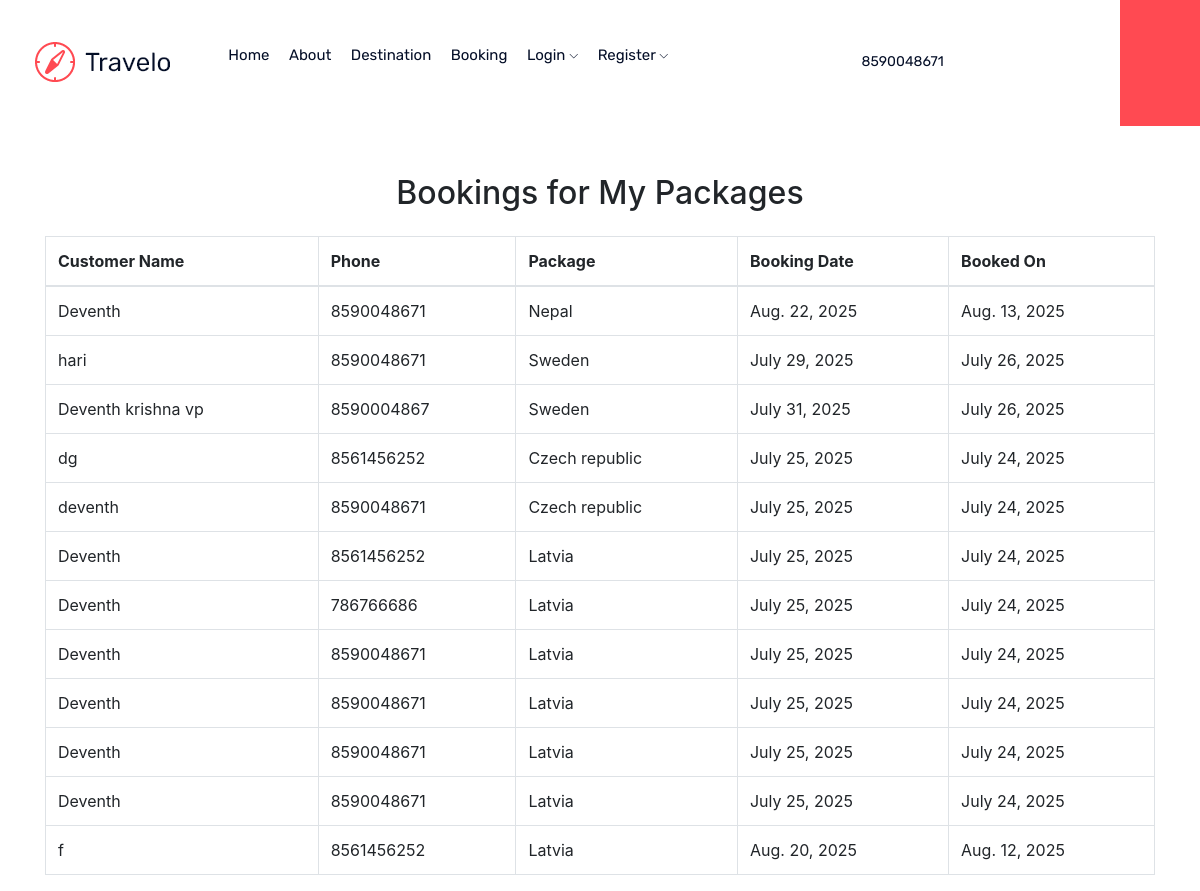
Page /vendor/bookings/ (signed in) on the committed database.
### trip/models.py (models this page shows, shortened)
class Booking(models.Model):
    cus_name = models.CharField(max_length=55)
    cus_ph = models.CharField(max_length=10)
    package = models.ForeignKey(Package, on_delete=models.CASCADE)
    booking_date = models.DateField()
    booked_on = models.DateField(auto_now=True)
    package = models.ForeignKey(Package, on_delete=models.CASCADE)

class Package(models.Model):
    img = models.ImageField(upload_to='pic/')
    vendor = models.ForeignKey(User, on_delete=models.CASCADE, related_name='trip_packages')
    name = models.CharField(max_length=255)
    desc = models.TextField()
    price = models.PositiveIntegerField()
    destination = models.CharField(max_length=100)
    is_top = models.BooleanField(default=False)
    expiry_date = models.DateField(null=True, blank=True)
    is_approved = models.BooleanField(default=False)
    objects = PackageManager()

### trip/views.py (the view)
# urls.py: path('vendor/bookings/', views.vendor_bookings, name='vendor_bookings'),
@login_required
def vendor_bookings(request):
    vendor = request.user
    bookings = Booking.objects.filter(package__vendor=vendor)
    return render(request, 'vendor_bookings.html', {'bookings': bookings})

### trip/templates/vendor_bookings.html (shortened to what this page needs)
{% load static %}
<!DOCTYPE html>
{% include 'navbar.html'%}
<html>
<head>
    <link rel="stylesheet" href="{% static 'css/bootstrap.min.css' %}">
</head>
<body>
<div class="container mt-5">
    <h2 class="mb-4 text-center">Bookings for My Packages</h2>
     <table class="table table-bordered">
      <thead>
        <tr>
          <th>Customer Name</th>
          <th>Phone</th>
          <th>Package</th>
          <th>Booking Date</th>
          <th>Booked On</th>
        </tr>
      </thead>
      <tbody>
        {% for booking in bookings %}
        <tr>
          <td>{{ booking.cus_name }}</td>
          <td>{{ booking.cus_ph }}</td>
          <td>{{ booking.package.name }}</td>
          <td>{{ booking.booking_date }}</td>
          <td>{{ booking.booked_on }}</td>
        </tr>
        {% empty %}
        <tr>
          <td colspan="5" class="text-center">No bookings found for your packages.</td>
        </tr>
        {% endfor %}
      </tbody>
    </table>
  </div>
</body>
</html>

### rows in the picture
Booking: cus_name "Deventh", cus_ph "8590048671", package.name "Nepal", booking_date "Aug. 22, 2025", booked_on "Aug. 13, 2025"
Booking: cus_name "hari", cus_ph "8590048671", package.name "Sweden", booking_date "July 29, 2025", booked_on "July 26, 2025"
Booking: cus_name "Deventh krishna vp", cus_ph "8590004867", package.name "Sweden", booking_date "July 31, 2025", booked_on "July 26, 2025"
Booking: cus_name "dg", cus_ph "8561456252", package.name "Czech republic", booking_date "July 25, 2025", booked_on "July 24, 2025"
Booking: cus_name "deventh", cus_ph "8590048671", package.name "Czech republic", booking_date "July 25, 2025", booked_on "July 24, 2025"
Booking: cus_name "Deventh", cus_ph "8561456252", package.name "Latvia", booking_date "July 25, 2025", booked_on "July 24, 2025"
Booking: cus_name "Deventh", cus_ph "786766686", package.name "Latvia", booking_date "July 25, 2025", booked_on "July 24, 2025"
Booking: cus_name "Deventh", cus_ph "8590048671", package.name "Latvia", booking_date "July 25, 2025", booked_on "July 24, 2025"
Booking: cus_name "Deventh", cus_ph "8590048671", package.name "Latvia", booking_date "July 25, 2025", booked_on "July 24, 2025"
Booking: cus_name "Deventh", cus_ph "8590048671", package.name "Latvia", booking_date "July 25, 2025", booked_on "July 24, 2025"
Booking: cus_name "Deventh", cus_ph "8590048671", package.name "Latvia", booking_date "July 25, 2025", booked_on "July 24, 2025"
Booking: cus_name "f", cus_ph "8561456252", package.name "Latvia", booking_date "Aug. 20, 2025", booked_on "Aug. 12, 2025"
